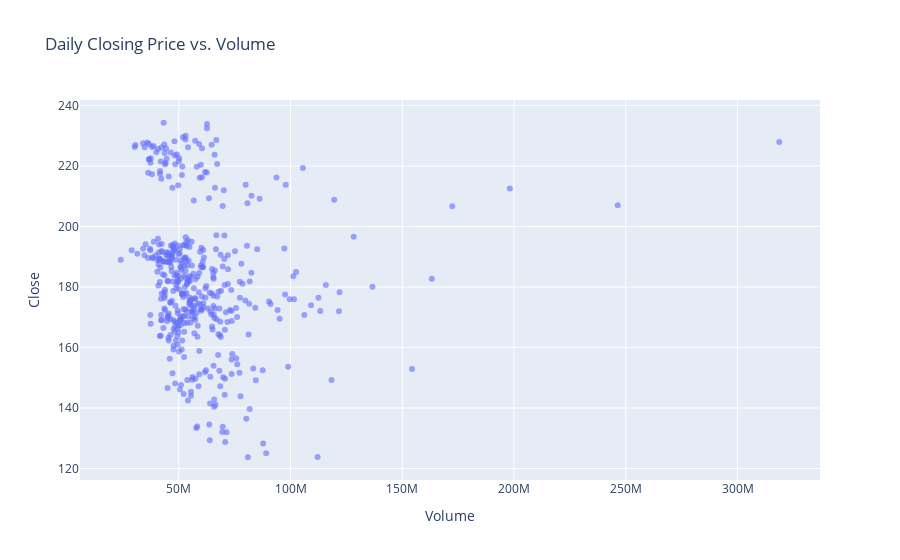

Source (notebook cell):
### Code cell
# Scatter Plot: Daily Closing Price vs. Volume
fig = px.scatter(stock_data, x='Volume', y='Close', title='Daily Closing Price vs. Volume', labels={'x': 'Volume', 'y': 'Closing Price'}, opacity=0.6)
fig.show()

### Figure 1 — Plotly figure (JSON) as saved in the notebook; plotly's stock layout.template omitted (floating-point values rounded to 4 significant figures; data arrays with more than 128 entries replaced by an {"elided": "..."} marker saying what was removed)
{"data": [{"hovertemplate": "Volume=%{x}<br>Close=%{y}<extra></extra>", "legendgroup": "", "marker": {"color": "#636efa", "opacity": 0.6, "symbol": "circle"}, "mode": "markers", "name": "", "orientation": "v", "showlegend": false, "type": "scatter", "x": {"elided": "437 int values"}, "xaxis": "x", "y": {"elided": "437 float values"}, "yaxis": "y"}], "layout": {"legend": {"tracegroupgap": 0}, "title": {"text": "Daily Closing Price vs. Volume"}, "xaxis": {"anchor": "y", "domain": [0, 1], "title": {"text": "Volume"}}, "yaxis": {"anchor": "x", "domain": [0, 1], "title": {"text": "Close"}}}}
